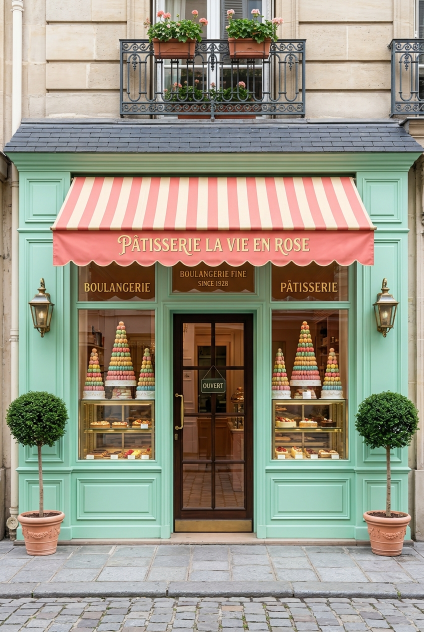
#> input picture _marketing/social_media/social_15_base_batch/01_arch_parisian_bakery.jpg, 848 x 1264 px (shown at 1/2 size); its folder holds only this picture in this run
$ python -i stock_image_provider.py   (imports and definitions only)   (older library calls are emulated)
#> lines starting #> are read from the running program, lines starting #| are printed output that depends on the picture
#!/usr/bin/env python3
"""
Stock Image Provider & Quality Validator
================================================================================
Fetches, validates, and normalizes royalty-free stock images for:
  - Social Media (2:3 portrait 848x1264 px or 4:5 1080x1350 px)
  - In-Game Daily Challenge & Regular Sets (4:3 landscape 1200x900 px)

Quality Criteria Enforced:
  1. Minimum Resolution: Width & Height >= 1200 px.
  2. Aspect Ratio: Center-weighted crop to exact target aspect (4:3 or 2:3).
  3. Typography Filter: Rejects images with prominent signboards, text, or book covers.
  4. Detail & Contrast: Minimum color variance and edge density for good gameplay.
  5. Categories: Architecture, Collections/Flatlays, Food/Dining, Nature, Geometry.
================================================================================
"""

import io
import os
import urllib.request
from pathlib import Path
from typing import List, Dict, Optional, Tuple
import cv2
import numpy as np
from PIL import Image

# Curated high-resolution stock sources verified for quality and commercial reuse
CURATED_STOCK_CATALOG = [
    # Architecture
    {
        "id": "stock_arch_venice_facade",
        "category": "Architecture",
        "title": "Historic Venetian Canal Facade",
        "url": "https://images.unsplash.com/photo-1514890547357-a9ee288728e0?q=85&w=1600&auto=format&fit=crop",
    },
    {
        "id": "stock_arch_parisian_building",
        "category": "Architecture",
        "title": "Haussmannian Balcony Facade",
        "url": "https://images.unsplash.com/photo-1502602898657-3e91760cbb34?q=85&w=1600&auto=format&fit=crop",
    },
    {
        "id": "stock_arch_cinema_marquee",
        "category": "Architecture",
        "title": "Vintage Cinema Marquee Entrance",
        "url": "https://images.unsplash.com/photo-1489599849927-2ee91cede3ba?q=85&w=1600&auto=format&fit=crop",
    },
    # Collections / Flatlays
    {
        "id": "stock_col_heirloom_spices",
        "category": "Collections",
        "title": "Heirloom Spice Bowls and Seeds",
        "url": "https://images.unsplash.com/photo-1596040033229-a9821ebd058d?q=85&w=1600&auto=format&fit=crop",
    },
    {
        "id": "stock_col_apothecary_jars",
        "category": "Collections",
        "title": "Apothecary Bottles on Wooden Shelf",
        "url": "https://images.unsplash.com/photo-1546868871-7041f2a55e12?q=85&w=1600&auto=format&fit=crop",
    },
    {
        "id": "stock_col_vintage_notions",
        "category": "Collections",
        "title": "Vintage Buttons and Sewing Spools",
        "url": "https://images.unsplash.com/photo-1544816155-12df9643f363?q=85&w=1600&auto=format&fit=crop",
    },
    # Food & Dining
    {
        "id": "stock_food_mediterranean_table",
        "category": "Food",
        "title": "Mediterranean Breakfast Spread",
        "url": "https://images.unsplash.com/photo-1525351484163-7529414344d8?q=85&w=1600&auto=format&fit=crop",
    },
    {
        "id": "stock_food_patisserie_croissant",
        "category": "Food",
        "title": "French Bakery Croissants and Berries",
        "url": "https://images.unsplash.com/photo-1555507036-ab1f4038808a?q=85&w=1600&auto=format&fit=crop",
    },
    {
        "id": "stock_food_artisan_pizza",
        "category": "Food",
        "title": "Rustic Wood-Fired Pizza with Basil",
        "url": "https://images.unsplash.com/photo-1513104890138-7c749659a591?q=85&w=1600&auto=format&fit=crop",
    },
    # Nature / Botanicals
    {
        "id": "stock_nat_succulents_greenhouse",
        "category": "Nature",
        "title": "Botanical Succulents Collection",
        "url": "https://images.unsplash.com/photo-1509440159596-0249088772ff?q=85&w=1600&auto=format&fit=crop",
    },
    {
        "id": "stock_nat_kyoto_lanterns",
        "category": "Nature",
        "title": "Kyoto Gion Street with Stone Lanterns",
        "url": "https://images.unsplash.com/photo-1493976040374-85c8e12f0c0e?q=85&w=1600&auto=format&fit=crop",
    },
    # Geometry
    {
        "id": "stock_geom_mosaic_tiles",
        "category": "Geometry",
        "title": "Ornamental Ceramic Mosaic Rosette",
        "url": "https://images.unsplash.com/photo-1565193566173-7a0ee3dbe261?q=85&w=1600&auto=format&fit=crop",
    },
]


# [29 lines left out: function validate_image_criteria, not called in this run]


def crop_to_aspect(img: Image.Image, target_w: int, target_h: int) -> Image.Image:
    """Center-crops and resizes an image to exact target dimensions."""
    src_w, src_h = img.size
    target_aspect = target_w / float(target_h)
    src_aspect = src_w / float(src_h)

    if src_aspect > target_aspect:
        # Source is wider: crop sides
        new_w = int(src_h * target_aspect)
        left = (src_w - new_w) // 2
        img = img.crop((left, 0, left + new_w, src_h))
    else:
        # Source is taller: crop top/bottom
        new_h = int(src_w / target_aspect)
        top = (src_h - new_h) // 2
        img = img.crop((0, top, src_w, top + new_h))

    return img.resize((target_w, target_h), Image.Resampling.LANCZOS)


# [48 lines left out: functions fetch_stock_image, get_stock_candidates, not called in this run]


def resolve_base_images(
    source: str = "ai",
    target_w: int = 1200,
    target_h: int = 900,
    count: int = 5,
    dest_dir: Optional[Path] = None,
    explicit_paths: Optional[List[str]] = None,
) -> List[Dict]:
    """Resolves and normalizes base images for any pipeline from:
       1. explicit_paths: a list of image files or directories passed via CLI/code
       2. source as a direct file path (e.g. 'my_photo.jpg')
       3. source as a direct folder path (e.g. '/path/to/my_bases/')
       4. source == 'stock': downloads/uses curated stock images matching categories
       5. source == 'ai': loads pre-generated local AI base images
    """
#> called with source = 'ai', target_w = 1200, target_h = 900, count = 5
    if dest_dir is None:
        dest_dir = Path("build/normalized_bases")
    dest_dir = Path(dest_dir)
    dest_dir.mkdir(parents=True, exist_ok=True)

    collected_paths: List[Path] = []

    # 1. Check explicit paths
    if explicit_paths:
        for p_str in explicit_paths:
            p = Path(p_str)
            if p.is_dir():
                for ext in ("*.jpg", "*.jpeg", "*.png", "*.JPG", "*.PNG"):
                    collected_paths.extend(sorted(p.glob(ext)))
            elif p.is_file():
                collected_paths.append(p)

    # 2. Check source as a direct path on disk
    elif source not in ("ai", "stock"):
        p = Path(source)
        if p.is_dir():
            for ext in ("*.jpg", "*.jpeg", "*.png", "*.JPG", "*.PNG"):
                collected_paths.extend(sorted(p.glob(ext)))
        elif p.is_file():
            collected_paths.append(p)
        else:
            print(f"   [Base Warning] Path does not exist: {source}")

    # 3. Stock option
    elif source == "stock":
        return get_stock_candidates(dest_dir / "stock", target_w, target_h, limit=count)

    # 4. Preset AI option
    elif source == "ai":
        import glob
        # Try photography bases first (for in-game), then social batch
        candidates = sorted(glob.glob("public/levels/*_base.jpg"))
        if not candidates or target_h > target_w:  # portrait
            candidates = sorted(glob.glob("_marketing/social_media/social_15_base_batch/*.jpg"))
            candidates = [f for f in candidates if "_var" not in f and "_alt" not in f]
        for c in candidates:
            collected_paths.append(Path(c))

    # Normalize collected paths to target dimensions
    resolved = []
    seen_stems = set()
    for p in collected_paths:
        if len(resolved) >= count:
            break
        if not p.exists() or p.stem in seen_stems:
            continue
        try:
            im = Image.open(p).convert("RGB")
#> im is the input picture: PIL image 848x1264 RGB; mean R, G, B 152.8, 148, 132.4
            seen_stems.add(p.stem)
            dest_file = dest_dir / f"{p.stem}_{target_w}x{target_h}.jpg"
            if not dest_file.exists():
                norm_im = crop_to_aspect(im, target_w, target_h)
#> in crop_to_aspect, `img = img.crop((0, top, src_w, top + new_h))`:
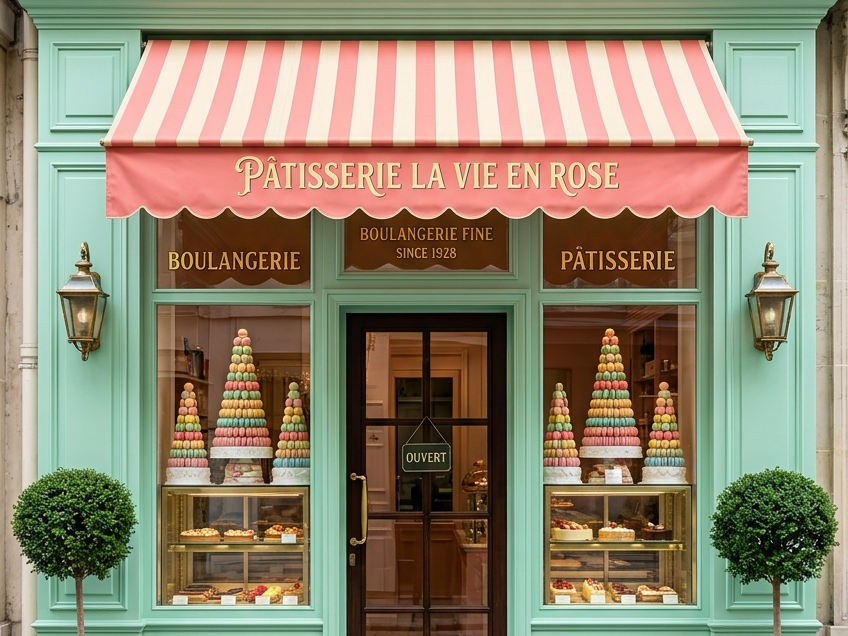
#> img: PIL image 848x636 RGB; mean R, G, B 144.5, 134.1, 111.4
#> in crop_to_aspect, `return img.resize((target_w, target_h), Image.Resampling.LANCZOS)`:
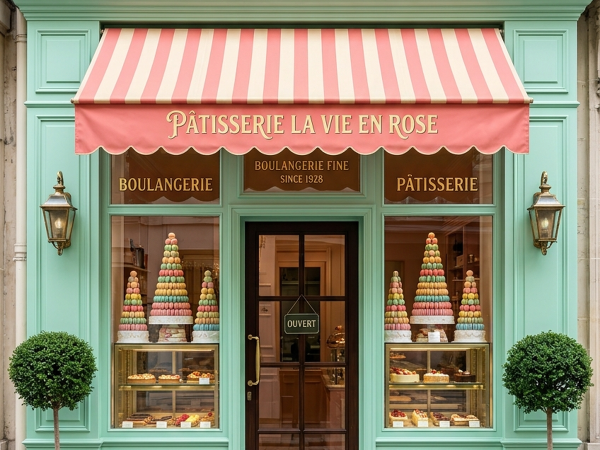
#> returned value: PIL image 1200x900 RGB (shown at 1/2 size); mean R, G, B 144.5, 134.1, 111.4
                norm_im.save(dest_file, "JPEG", quality=95)
            resolved.append({
                "id": p.stem,
                "title": p.stem.replace("_", " ").title(),
                "path": str(dest_file),
                "dimensions": {"width": target_w, "height": target_h},
            })
        except Exception as err:
            print(f"   [Base Warning] Failed normalizing {p}: {err}")

    return resolved

>>> result = resolve_base_images()

$ run again, on _marketing/social_media/social_15_base_batch/03_arch_venetian_house.jpg
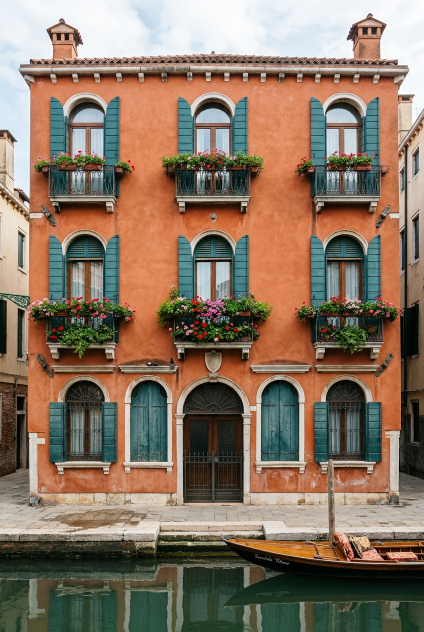
#> input picture _marketing/social_media/social_15_base_batch/03_arch_venetian_house.jpg, 848 x 1264 px (shown at 1/2 size)
#> in resolve_base_images, im is the input picture: PIL image 848x1264 RGB; mean R, G, B 136.7, 116.7, 99.1
#> in crop_to_aspect, `img = img.crop((0, top, src_w, top + new_h))`:
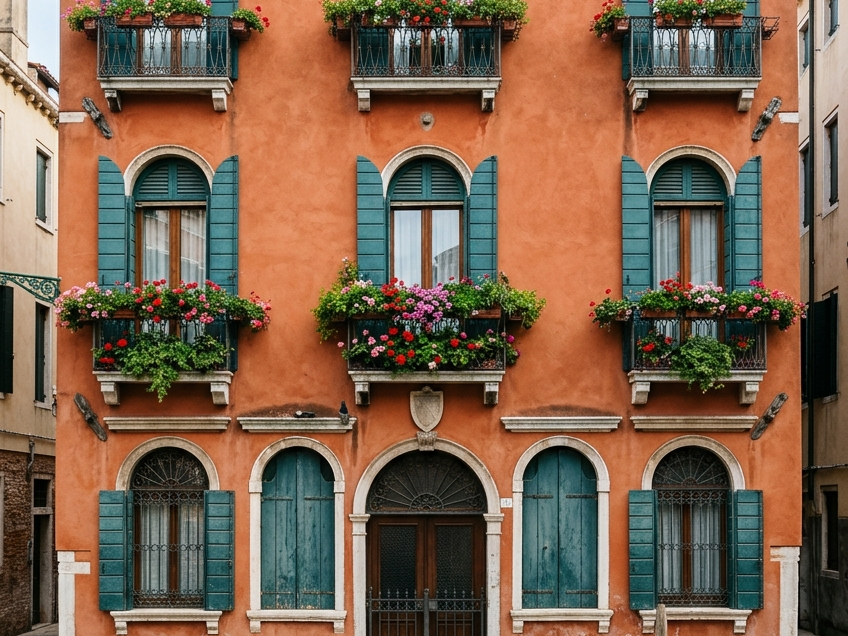
#> img: PIL image 848x636 RGB; mean R, G, B 125.2, 97.9, 76.6
#> in crop_to_aspect, `return img.resize((target_w, target_h), Image.Resampling.LANCZOS)`:
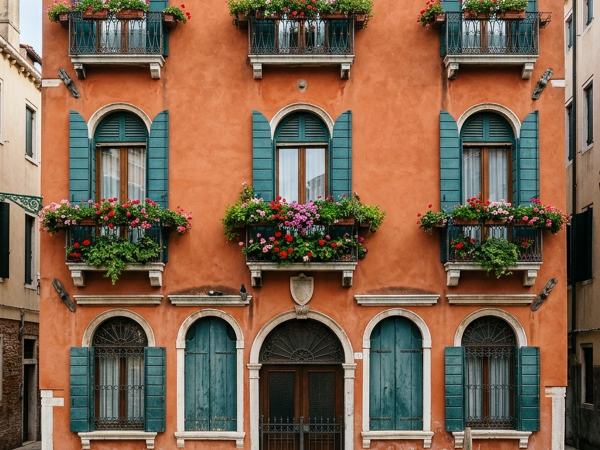
#> returned value: PIL image 1200x900 RGB (shown at 1/2 size); mean R, G, B 125.2, 97.9, 76.6
